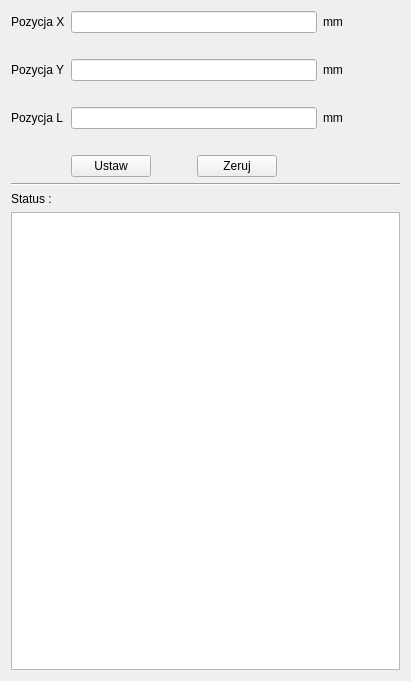
<?xml version="1.0" encoding="UTF-8"?>
<ui version="4.0">
 <class>Wentylator</class>
 <widget class="QWidget" name="Wentylator">
  <property name="geometry">
   <rect>
    <x>0</x>
    <y>0</y>
    <width>411</width>
    <height>681</height>
   </rect>
  </property>
  <layout class="QGridLayout" name="gridLayout_2">
   <item row="5" column="1">
    <widget class="QLabel" name="errorWentylatorL">
     <property name="text">
      <string/>
     </property>
    </widget>
   </item>
   <item row="0" column="1">
    <widget class="QLineEdit" name="leX">
     <property name="inputMask">
      <string>0000</string>
     </property>
     <property name="maxLength">
      <number>4</number>
     </property>
    </widget>
   </item>
   <item row="1" column="1">
    <widget class="QLabel" name="errorWentylatorX">
     <property name="text">
      <string/>
     </property>
    </widget>
   </item>
   <item row="6" column="1">
    <layout class="QHBoxLayout" name="horizontalLayout">
     <item>
      <widget class="QPushButton" name="pbUstaw">
       <property name="text">
        <string>Ustaw</string>
       </property>
      </widget>
     </item>
     <item>
      <spacer name="horizontalSpacer_2">
       <property name="orientation">
        <enum>Qt::Horizontal</enum>
       </property>
       <property name="sizeHint" stdset="0">
        <size>
         <width>40</width>
         <height>20</height>
        </size>
       </property>
      </spacer>
     </item>
     <item>
      <widget class="QPushButton" name="pbZeruj">
       <property name="text">
        <string>Zeruj</string>
       </property>
      </widget>
     </item>
     <item>
      <spacer name="horizontalSpacer_3">
       <property name="orientation">
        <enum>Qt::Horizontal</enum>
       </property>
       <property name="sizeHint" stdset="0">
        <size>
         <width>40</width>
         <height>20</height>
        </size>
       </property>
      </spacer>
     </item>
    </layout>
   </item>
   <item row="4" column="0">
    <widget class="QLabel" name="label">
     <property name="text">
      <string>Pozycja L</string>
     </property>
    </widget>
   </item>
   <item row="0" column="2">
    <widget class="QLabel" name="lmmx">
     <property name="text">
      <string>mm</string>
     </property>
    </widget>
   </item>
   <item row="2" column="1">
    <widget class="QLineEdit" name="leY">
     <property name="inputMask">
      <string>0000</string>
     </property>
     <property name="maxLength">
      <number>4</number>
     </property>
    </widget>
   </item>
   <item row="2" column="2">
    <widget class="QLabel" name="lmmy">
     <property name="text">
      <string>mm</string>
     </property>
    </widget>
   </item>
   <item row="8" column="0">
    <widget class="QLabel" name="eStatusWiatrak">
     <property name="text">
      <string>Status :</string>
     </property>
    </widget>
   </item>
   <item row="4" column="2">
    <widget class="QLabel" name="label_2">
     <property name="text">
      <string>mm</string>
     </property>
    </widget>
   </item>
   <item row="0" column="0">
    <widget class="QLabel" name="eX">
     <property name="text">
      <string>Pozycja X</string>
     </property>
    </widget>
   </item>
   <item row="7" column="0" colspan="4">
    <widget class="Line" name="line_3">
     <property name="orientation">
      <enum>Qt::Horizontal</enum>
     </property>
    </widget>
   </item>
   <item row="2" column="0">
    <widget class="QLabel" name="eY">
     <property name="text">
      <string>Pozycja Y</string>
     </property>
    </widget>
   </item>
   <item row="0" column="3">
    <spacer name="horizontalSpacer_12">
     <property name="orientation">
      <enum>Qt::Horizontal</enum>
     </property>
     <property name="sizeHint" stdset="0">
      <size>
       <width>40</width>
       <height>20</height>
      </size>
     </property>
    </spacer>
   </item>
   <item row="3" column="1">
    <widget class="QLabel" name="errorWentylatorY">
     <property name="text">
      <string/>
     </property>
    </widget>
   </item>
   <item row="4" column="1">
    <widget class="QLineEdit" name="leL">
     <property name="inputMask">
      <string>0000</string>
     </property>
     <property name="maxLength">
      <number>4</number>
     </property>
    </widget>
   </item>
   <item row="8" column="1">
    <widget class="QLabel" name="lStatusWiatrak">
     <property name="text">
      <string/>
     </property>
    </widget>
   </item>
   <item row="9" column="0" colspan="4">
    <widget class="QTextEdit" name="statusWentylator"/>
   </item>
  </layout>
 </widget>
 <resources/>
 <connections/>
</ui>
